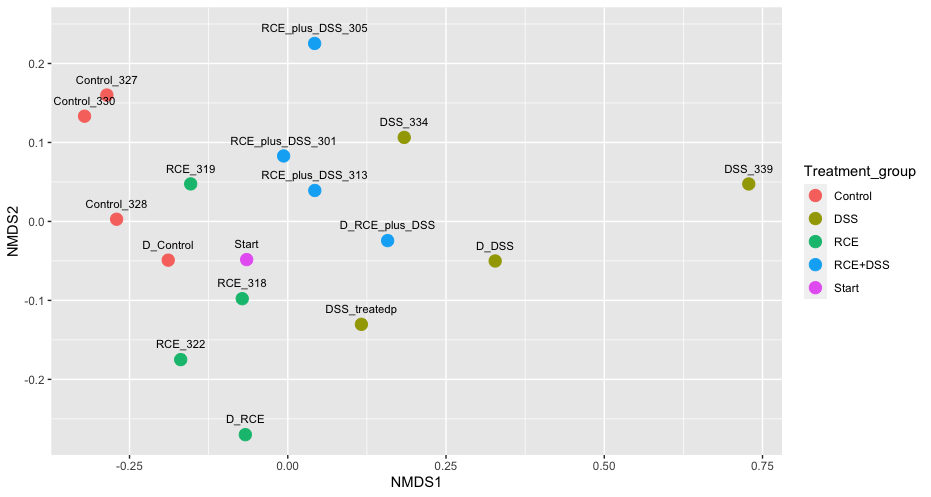

Write the R code that produced this figure.
install.packages("vegan")
install.packages("ggplot2")
library(vegan)
Sig_path=read.csv("~/Desktop/Merged_Pathabundance_Table_CPM_meta.tsv", header= TRUE,sep="\t")

Metadata=read.csv("~/Desktop/metadata.csv",sep = ",")

Table=Sig_path[,2:ncol(Sig_path)]
m_com = as.matrix(Table)
nmds = metaMDS(t(m_com), distance = "bray")
plot(nmds)
data.scores = as.data.frame(scores(nmds)$sites)
data.scores$Treatment_group = Metadata$Treatment_group
data.scores$Samples=Metadata$Sample_ID


library(ggplot2)

xx = ggplot(data.scores, aes(x = NMDS1, y = NMDS2)) + 
  geom_point(size = 4, aes(  colour = Treatment_group))+
  geom_text(aes(label=Samples), size=3,nudge_y = 0.02 )

xx
